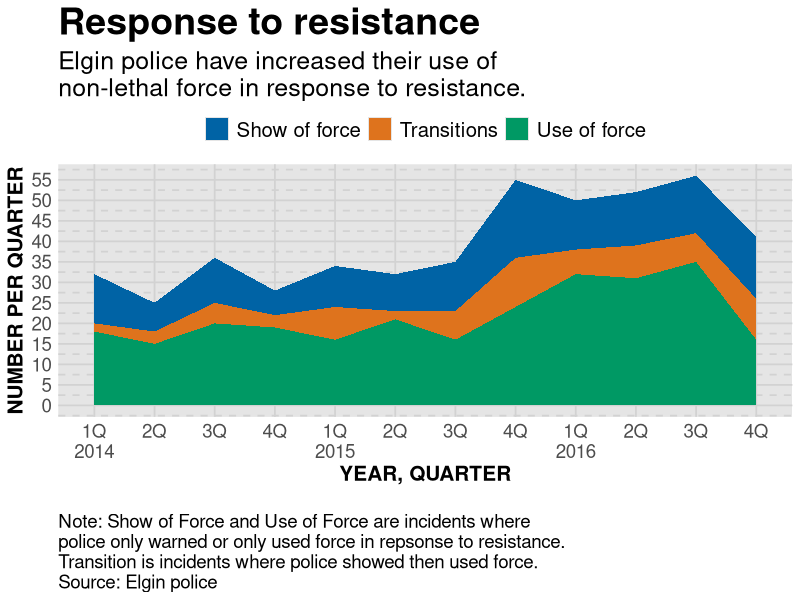

Write R code to recreate this figure.
# The code in this file is described 
# in html files of the same name

# load the libraries 
library(readr)
library(ggplot2)
library(ggthemes)

# bring in the data we worked worked with
df <- read_csv("dfsubset.csv")



#---------------------
# For windows devices only
# windowsFonts(Verdana=windowsFont('Verdana'))

# This function set styles for the chart
# Be sure to run it before you plot

theme_gfx <- function(...) {
  theme_set(theme_get() + theme(text = element_text(family = 'Verdana', size= 12, lineheight=0.9))) + 
    theme(
      # edit background colors
      plot.background = element_blank(),
      legend.background = element_blank(),
      panel.background=element_rect(fill="#E5E5E5"),
      strip.background=element_rect(fill="#E5E5E5"),
      # modify grid and tick lines
      panel.grid.major = element_line(size = .6, color="#D2D2D2"),
      panel.grid.minor = element_line(size = .6, color="#D2D2D2", linetype = "dashed"),
      axis.ticks = element_blank(),
      # edit font sizes
      plot.title = element_text(size = 27,face="bold"),
      plot.subtitle = element_text(size = 18),
      #legend.title=element_text(size = 13,face="bold"),
      legend.text=element_text(size=14.7),
      axis.title=element_text(size=15, face="bold"),
      axis.text=element_text(size=13.5),
      plot.caption=element_text(size=13.5, hjust=0),
      strip.text = element_text(face="bold", size=13.5, hjust=0),
      # This puts the legend across the top
      legend.position="top", 
      legend.direction="horizontal",
      # removes label for legend
      legend.title = element_blank(),
      ...
    )
}

#-----Insert plot here -------------

pArea <- ggplot(df) +
  aes(x = Year_Quarter, 
      y = value, 
      group = set, 
      fill = set) +
  geom_area(stat="identity") + 
  theme_gfx()

# Let's customize the x scale
# Remember \n = a line break
pArea <- pArea + scale_x_discrete(
  labels=c("1Q\n2014","2Q","3Q","4Q","1Q\n2015","2Q","3Q","4Q","1Q\n2016","2Q","3Q","4Q")
)

# Let's also customize the y scale
# we set the min and max, then where breaks should be
pArea <- pArea + 
  scale_y_continuous(breaks=c(seq(0,60,5)) )

# add all the titles.
pArea <- pArea + labs(
  title="Response to resistance", # your headline
  subtitle="Elgin police have increased their use of\nnon-lethal force in response to resistance.",
  x="YEAR, QUARTER", 
  y="NUMBER PER QUARTER",
  caption="\nNote: Show of Force and Use of Force are incidents where \npolice only warned or only used force in repsonse to resistance. \nTransition is incidents where police showed then used force. \nSource: Elgin police")

# color scheme - comment out for B/W PDF
pArea <- pArea + scale_colour_manual( values = c("#0063A5", "#DE731D", "#009964", "#DA2128", "#6F2C91") ) + scale_fill_manual( values = c("#0063A5", "#DE731D", "#009964", "#DA2128", "#6F2C91") )
# make B/W PDF - remember to change name of file!
#pArea <- pArea + scale_colour_grey(start = 0, end = 0.75) + scale_fill_grey(start = 0, end = 0.75)

pArea


#----- End plot --------------


